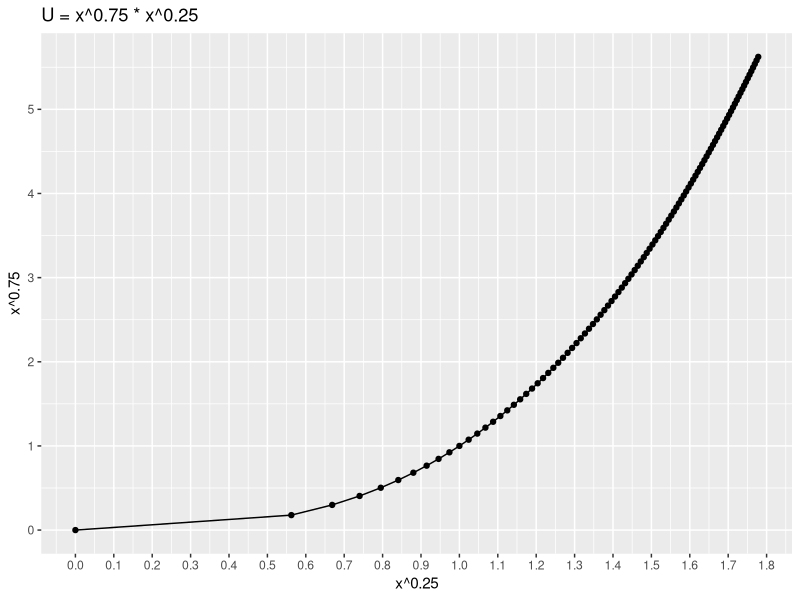

Reproduce this figure in R.
values <- seq(0,10,.1)
x1 <- values^.25
x2 <- values^.75
ind.plot.df <- subset(data.frame(expand.grid(x1,x2)), (x1*x2)==10)
library(ggplot2)
ggplot(ind.plot.df,aes(x=x1,y=x2)) + geom_point() + geom_line() +
       scale_x_continuous(breaks=seq(0,2,.1)) + scale_y_continuous(breaks=seq(0,6,1)) + labs(x="x^0.25",y="x^0.75",title="U = x^0.75 * x^0.25")
